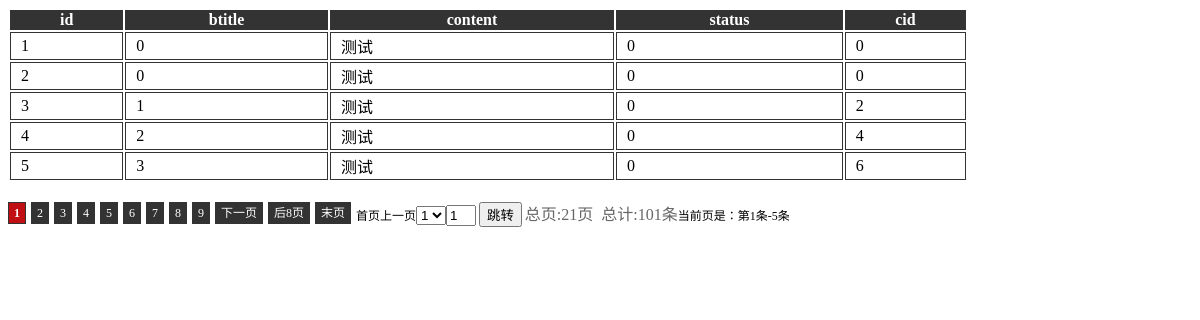
Screenshot of /model/demo.php with the database file from the repository.
### tables this page shows
CREATE TABLE `blog_article` (
  `id` mediumint(8) NOT NULL AUTO_INCREMENT,
  `btitle` varchar(60) DEFAULT NULL,
  `content` text,
  `status` tinyint(2) DEFAULT NULL,
  `cid` tinyint(4) DEFAULT NULL,
  PRIMARY KEY (`id`)
);

### model/db.class.php (called while the page is built, shortened)
<?php
class db {
	protected $table;
	protected $opt;
	protected function config($tab_name) {
		$this->db = new mysqli ( DBHOST, DBUSER, DBPWD, DBNAME );
		$this->table = DBFIX . $tab_name;
		$this->db
			->query ( "SET NAMES 'UTF8'" );
		$this->opt ['where'] = $this->opt ['order'] = $this->opt ['limit'] = $this->opt ['group'] = '';
	}
	function count($tabname = '') {
		$tabname = $tabname == '' ? $this->table : $tabname;
		$sql = "SELECT `id` FROM {$tabname} {$this->opt['where']}";
		return $this->query ( $sql );
	}
	function sql($sql) {
		$result = $this->db
			->query ( $sql ) or die ( $this->dbError () );
		$resultArr = array ();
		while ( ($row = $result->fetch_assoc ()) != false ) {
			$resultArr [] = $row;
		}
		return $resultArr;
	}
	function query($sql) {
		$this->db
			->query ( $sql ) or die ( $this->dbError () );
		return $this->db->affected_rows;
	}
}

### model/demo.php (the view, shortened to what this page needs)
<!DOCTYPE html PUBLIC "-//W3C//DTD XHTML 1.0 Transitional//EN"
<html>
<head>
</head>
<body>
<div class="page">
<?php
include 'db.class.php';
include 'page.class.php';
$db=new db("article");
$total=$db->count();
$pagelist=new page($total,5,8,array("pre"=>"上一页","next"=>"下一页"));
$result = $db->sql("SELECT * FROM blog_article  {$pagelist->limit()}");
?>
<table>
    <tr>
        <th>id</th>
        <th>btitle</th>
        <th>content</th>
        <th>status</th>
        <th>cid</th>
    </tr>
<?php
    foreach ($result as $v){
?>
    <tr>
        <td><?php echo $v['id']; ?></td>
        <td><?php echo $v['btitle']; ?></td>
        <td><?php echo $v['content']; ?></td>
        <td><?php echo $v['status']; ?></td>
        <td><?php echo $v['cid']; ?></td>
    </tr>
<?php }?>
</table>
<div class="pagelist">
 <?php echo $pagelist->show(1);
    ?>
</div>
</div>
</body>
</html>

### model/page.class.php (shortened to what this page needs)
<?php
class page{
	private $total_rows;
	private $total_page;
	private $onepage_rows;
	private $self_page;
	private $url;
	private $page_rows;
	private $start_id;
	private $end_id;
	private $desc=array();
	function __construct($total,$rows=10,$page_rows=8,$desc=''){
		$this->total_rows = $total;
		$this->onepage_rows = $rows;
		$this->page_rows = $page_rows;
		$this->total_page = ceil($this->total_rows/$this->onepage_rows);
		$this->self_page = min($this->total_page,max((int)@$_GET['page'],1));
		$this->start_id = ($this->self_page-1)*$this->onepage_rows+1;
		$this->end_id = min($this->total_rows,$this->self_page*$this->onepage_rows);
		$this->url = $this->requestUrl();
		$this->desc = $this->desc($desc);
	}
	private function requestUrl(){
		$url = isset($_SERVER['REQUEST_URI'])?$_SERVER['REQUEST_URI']:$_SERVER['PHP_SELF'].$_SERVER['QUERY_STRING'];
		$request_Arr = parse_url($url);
		if(isset($request_Arr['query'])){
			parse_str($request_Arr['query'],$arr);
			unset($arr['page']);
			$url = $request_Arr['path']."?".http_build_query($arr)."&page=";
		}else{
			$url = strstr($url,"?")?$url."page=":$url."?page=";
		}
		return $url;
	}
	public function desc($desc){
		$d = array(
			"pre"=>"上一页",
	 		"next"=>"下一页",
	 		"first"=>"首页",
	 		"end"=>"末页",
	 		"unit"=>"条",);
		function filter($v){
			return !empty($v);
		}
		return array_merge($d,array_filter($desc,"filter"));
	}
	public function limit(){
	    return "LIMIT ".max(0,($this->self_page-1)*$this->onepage_rows).",".$this->onepage_rows;
	}
	public function pre(){
	    return $this->self_page>1?"<a href='".$this->url.($this->self_page-1)."'>".$this->desc['pre']."</a>":$this->desc['pre'];
	}
	public function next(){
	    return $this->self_page<$this->total_page?"<a href='".$this->url.($this->self_page+1)."'>".$this->desc['next']."</a>":$this->desc['next'];
    }
    public function first(){
        return $this->self_page>1?"<a href='{$this->url}1'>{$this->desc['first']}</a>":$this->desc['first'];
    }
    public function end(){
        return $this->self_page<$this->total_page?"<a href='{$this->url}{$this->total_page}'>{$this->desc['end']}</a>":$this->desc['end'];
    }
    public function nowpage(){
        return "第".$this->start_id."{$this->desc['unit']}-{$this->end_id}{$this->desc['unit']}";
    }
    public function count(){
        return "<span>总页:{$this->total_page}页&nbsp;&nbsp;总计:{$this->total_rows}条</span>";
    }
    public function pres(){
        $num = $this->self_page-$this->page_rows;
        return $this->self_page>$this->page_rows?"<a href='{$this->url}{$num}'>前{$this->page_rows}页</a>":'';
    }
    public function nexts(){
       $num = $this->self_page+$this->page_rows;
       return $this->self_page<$this->total_page-$this->page_rows?"<a href='{$this->url}{$num}'>后{$this->page_rows}页</a>":'';
    }
    public  function pagelist(){
        $pagelist=array();
        $start=max(1,
            min($this->self_page-ceil($this->page_rows/2),$this->total_page-$this->page_rows));
        $end=min($this->total_page,$start+$this->page_rows);
        for ($i=$start;$i<=$end;$i++){
            if($i==$this->self_page){
                $pagelist[$i]["url"]='';
                $pagelist[$i]['str']=$i;
                continue;
            }
            $pagelist[$i]["url"]=$this->url.$i;
            $pagelist[$i]['str']=$i;
        }
        return $pagelist;
     }
     public function strlist(){
         $arr = $this->pagelist();
         $pagelist = '';
         foreach ($arr as $v) {
             $pagelist.=empty($v['url'])?"<strong>".$v['str']."</strong>":"<a href='{$v['url']}'>{$v['str']}</a>";
         }
         return $pagelist;
     }
     public function  select(){
         $arr=$this->pagelist();
         $str="<select class='PageSelect' onchange='javascript:location.href=
             (this.options[selectedIndex].value)'>";
         foreach ($arr as $v){
             $str.=empty($v['url'])?"<option value='{$this->url}{$v['str']}'selected='selected'>
             {$v['str']}</option>":"<option value='{$v['url']}'>{$v['str']}</option>";
         }
         $str.="</select>";
         return $str;
     }
     public function input(){
         $str="<input type='text' value='{$this->self_page}' id='pageinput'
class='pageinput'onkeydown=\"
         javascript:if(event.keyCode==13){
            //var pageinput = document.getElementById('pageinput');
            //lert(pageinput.value);
            location.href='{$this->url}'+this.value;
          };\"/>
          <button onclick=\"javascript:
                var url=document.getElementById('pageinput').value;
                //alert(url);
                location.href='{$this->url}'+url;
          \">跳转</button>
          ";
         return $str;
     }
     public function show($style_id){
         switch($style_id){
             case 1:
                 return $this->first().$this->pres().$this->pre().$this->strlist().$this->next().$this->nexts().$this->end().$this->select().$this->input().$this->count()."当前页是：".$this->nowpage();
         }
     }
}

### model/demo.php (style rules this page uses)
.page { font-size:12px;line-height:1.8em }
.page a { font-size:12px;color:#333; text-decoration:none; border:solid 1px #333; float:left; margin-right:5px; padding:0 5px; height:20px;line-height:1.8em; background-color:#333; color:fff; }
.page strong { font-size:12px;color:#c11013; text-decoration:none; border:solid 1px #333; float:left; margin-right:5px; padding:0 5px; height:20px;line-height:1.8em; background-color:#c11013; color:fff; }
table { width:960px; }
table td { border:solid 1px #333;padding-left:10px; }
table th { background-color:#333;color:#fff; }
.pagelist { padding-top:20; }
.pagelist .pageinput { width:30px; }
.pagelist span { font-size:16px; color:#666; }

### rows the page displays
blog_article: id "1", btitle "0", content "测试", status "0", cid "0"
blog_article: id "2", btitle "0", content "测试", status "0", cid "0"
blog_article: id "3", btitle "1", content "测试", status "0", cid "2"
blog_article: id "4", btitle "2", content "测试", status "0", cid "4"
blog_article: id "5", btitle "3", content "测试", status "0", cid "6"

### other values shown
$this->desc['first'] "首页"
$this->desc['pre'] "上一页"
$v['str'] "1"
$v['str'] "2"
$v['str'] "3"
$v['str'] "4"
$v['str'] "5"
$v['str'] "6"
$v['str'] "7"
$v['str'] "8"
$v['str'] "9"
$this->desc['next'] "下一页"
$this->page_rows "8"
$this->desc['end'] "末页"
$this->total_page "21"
